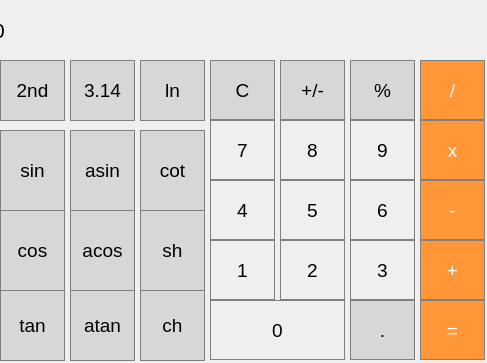
<?xml version="1.0" encoding="UTF-8"?>
<ui version="4.0">
 <class>MainWindow</class>
 <widget class="QMainWindow" name="MainWindow">
  <property name="geometry">
   <rect>
    <x>0</x>
    <y>0</y>
    <width>487</width>
    <height>363</height>
   </rect>
  </property>
  <property name="windowTitle">
   <string>MainWindow</string>
  </property>
  <widget class="QWidget" name="centralwidget">
   <widget class="QLabel" name="label">
    <property name="geometry">
     <rect>
      <x>-7</x>
      <y>0</y>
      <width>491</width>
      <height>61</height>
     </rect>
    </property>
    <property name="font">
     <font>
      <pointsize>16</pointsize>
     </font>
    </property>
    <property name="styleSheet">
     <string notr="true">QLabel{
  qproperty-alignment: 'AlignVCenter | AlignRight';
  border: 1px solid gray;
}

background-color: white;</string>
    </property>
    <property name="text">
     <string>0</string>
    </property>
   </widget>
   <widget class="QPushButton" name="pushButton_sin">
    <property name="geometry">
     <rect>
      <x>0</x>
      <y>130</y>
      <width>65</width>
      <height>81</height>
     </rect>
    </property>
    <property name="font">
     <font>
      <pointsize>14</pointsize>
     </font>
    </property>
    <property name="styleSheet">
     <string notr="true">QPushButton{
  background-color: rgb(215, 215, 215);
  border: 1px solid gray;
}

QPushButton:pressed{
  background-color: qlineargradient(x1: 0, y1: 0, x2: 0, y2: 1,
                                                          stop: 0 #BEBEBE, stop: 1 #D7D7D7);
}</string>
    </property>
    <property name="text">
     <string>sin</string>
    </property>
   </widget>
   <widget class="QPushButton" name="pushButton_asin">
    <property name="geometry">
     <rect>
      <x>70</x>
      <y>130</y>
      <width>65</width>
      <height>81</height>
     </rect>
    </property>
    <property name="font">
     <font>
      <pointsize>14</pointsize>
     </font>
    </property>
    <property name="styleSheet">
     <string notr="true">QPushButton{
  background-color: rgb(215, 215, 215);
  border: 1px solid gray;
}

QPushButton:pressed{
  background-color: qlineargradient(x1: 0, y1: 0, x2: 0, y2: 1,
                                                          stop: 0 #BEBEBE, stop: 1 #D7D7D7);
}</string>
    </property>
    <property name="text">
     <string>asin</string>
    </property>
   </widget>
   <widget class="QPushButton" name="pushButton_cot">
    <property name="geometry">
     <rect>
      <x>140</x>
      <y>130</y>
      <width>65</width>
      <height>81</height>
     </rect>
    </property>
    <property name="font">
     <font>
      <pointsize>14</pointsize>
     </font>
    </property>
    <property name="styleSheet">
     <string notr="true">QPushButton{
  background-color: rgb(215, 215, 215);
  border: 1px solid gray;
}

QPushButton:pressed{
  background-color: qlineargradient(x1: 0, y1: 0, x2: 0, y2: 1,
                                                          stop: 0 #BEBEBE, stop: 1 #D7D7D7);
}</string>
    </property>
    <property name="text">
     <string>cot</string>
    </property>
   </widget>
   <widget class="QPushButton" name="pushButton_acos">
    <property name="geometry">
     <rect>
      <x>70</x>
      <y>210</y>
      <width>65</width>
      <height>81</height>
     </rect>
    </property>
    <property name="font">
     <font>
      <pointsize>14</pointsize>
     </font>
    </property>
    <property name="styleSheet">
     <string notr="true">QPushButton{
  background-color: rgb(215, 215, 215);
  border: 1px solid gray;
}

QPushButton:pressed{
  background-color: qlineargradient(x1: 0, y1: 0, x2: 0, y2: 1,
                                                          stop: 0 #BEBEBE, stop: 1 #D7D7D7);
}</string>
    </property>
    <property name="text">
     <string>acos</string>
    </property>
   </widget>
   <widget class="QPushButton" name="pushButton_cos">
    <property name="geometry">
     <rect>
      <x>0</x>
      <y>210</y>
      <width>65</width>
      <height>81</height>
     </rect>
    </property>
    <property name="font">
     <font>
      <pointsize>14</pointsize>
     </font>
    </property>
    <property name="styleSheet">
     <string notr="true">QPushButton{
  background-color: rgb(215, 215, 215);
  border: 1px solid gray;
}

QPushButton:pressed{
  background-color: qlineargradient(x1: 0, y1: 0, x2: 0, y2: 1,
                                                          stop: 0 #BEBEBE, stop: 1 #D7D7D7);
}</string>
    </property>
    <property name="text">
     <string>cos</string>
    </property>
   </widget>
   <widget class="QPushButton" name="pushButton_sh">
    <property name="geometry">
     <rect>
      <x>140</x>
      <y>210</y>
      <width>65</width>
      <height>81</height>
     </rect>
    </property>
    <property name="font">
     <font>
      <pointsize>14</pointsize>
     </font>
    </property>
    <property name="styleSheet">
     <string notr="true">QPushButton{
  background-color: rgb(215, 215, 215);
  border: 1px solid gray;
}

QPushButton:pressed{
  background-color: qlineargradient(x1: 0, y1: 0, x2: 0, y2: 1,
                                                          stop: 0 #BEBEBE, stop: 1 #D7D7D7);
}</string>
    </property>
    <property name="text">
     <string>sh</string>
    </property>
   </widget>
   <widget class="QPushButton" name="pushButton_atan">
    <property name="geometry">
     <rect>
      <x>70</x>
      <y>290</y>
      <width>65</width>
      <height>71</height>
     </rect>
    </property>
    <property name="font">
     <font>
      <pointsize>14</pointsize>
     </font>
    </property>
    <property name="styleSheet">
     <string notr="true">QPushButton{
  background-color: rgb(215, 215, 215);
  border: 1px solid gray;
}

QPushButton:pressed{
  background-color: qlineargradient(x1: 0, y1: 0, x2: 0, y2: 1,
                                                          stop: 0 #BEBEBE, stop: 1 #D7D7D7);
}</string>
    </property>
    <property name="text">
     <string>atan</string>
    </property>
   </widget>
   <widget class="QPushButton" name="pushButton_tan">
    <property name="geometry">
     <rect>
      <x>0</x>
      <y>290</y>
      <width>65</width>
      <height>71</height>
     </rect>
    </property>
    <property name="font">
     <font>
      <pointsize>14</pointsize>
     </font>
    </property>
    <property name="styleSheet">
     <string notr="true">QPushButton{
  background-color: rgb(215, 215, 215);
  border: 1px solid gray;
}

QPushButton:pressed{
  background-color: qlineargradient(x1: 0, y1: 0, x2: 0, y2: 1,
                                                          stop: 0 #BEBEBE, stop: 1 #D7D7D7);
}</string>
    </property>
    <property name="text">
     <string>tan</string>
    </property>
   </widget>
   <widget class="QPushButton" name="pushButton_ch">
    <property name="geometry">
     <rect>
      <x>140</x>
      <y>290</y>
      <width>65</width>
      <height>71</height>
     </rect>
    </property>
    <property name="font">
     <font>
      <pointsize>14</pointsize>
     </font>
    </property>
    <property name="styleSheet">
     <string notr="true">QPushButton{
  background-color: rgb(215, 215, 215);
  border: 1px solid gray;
}

QPushButton:pressed{
  background-color: qlineargradient(x1: 0, y1: 0, x2: 0, y2: 1,
                                                          stop: 0 #BEBEBE, stop: 1 #D7D7D7);
}</string>
    </property>
    <property name="text">
     <string>ch</string>
    </property>
   </widget>
   <widget class="QPushButton" name="pushButton_pi">
    <property name="geometry">
     <rect>
      <x>70</x>
      <y>60</y>
      <width>65</width>
      <height>61</height>
     </rect>
    </property>
    <property name="font">
     <font>
      <pointsize>14</pointsize>
     </font>
    </property>
    <property name="styleSheet">
     <string notr="true">QPushButton{
  background-color: rgb(215, 215, 215);
  border: 1px solid gray;
}

QPushButton:pressed{
  background-color: qlineargradient(x1: 0, y1: 0, x2: 0, y2: 1,
                                                          stop: 0 #BEBEBE, stop: 1 #D7D7D7);
}</string>
    </property>
    <property name="text">
     <string>3.14</string>
    </property>
   </widget>
   <widget class="QPushButton" name="pushButton_2nd">
    <property name="geometry">
     <rect>
      <x>0</x>
      <y>60</y>
      <width>65</width>
      <height>61</height>
     </rect>
    </property>
    <property name="font">
     <font>
      <pointsize>14</pointsize>
     </font>
    </property>
    <property name="styleSheet">
     <string notr="true">QPushButton{
  background-color: rgb(215, 215, 215);
  border: 1px solid gray;
}

QPushButton:pressed{
  background-color: qlineargradient(x1: 0, y1: 0, x2: 0, y2: 1,
                                                          stop: 0 #BEBEBE, stop: 1 #D7D7D7);
}</string>
    </property>
    <property name="text">
     <string>2nd</string>
    </property>
   </widget>
   <widget class="QPushButton" name="pushButton_ln">
    <property name="geometry">
     <rect>
      <x>140</x>
      <y>60</y>
      <width>65</width>
      <height>61</height>
     </rect>
    </property>
    <property name="font">
     <font>
      <pointsize>14</pointsize>
     </font>
    </property>
    <property name="styleSheet">
     <string notr="true">QPushButton{
  background-color: rgb(215, 215, 215);
  border: 1px solid gray;
}

QPushButton:pressed{
  background-color: qlineargradient(x1: 0, y1: 0, x2: 0, y2: 1,
                                                          stop: 0 #BEBEBE, stop: 1 #D7D7D7);
}</string>
    </property>
    <property name="text">
     <string>ln</string>
    </property>
   </widget>
   <widget class="QPushButton" name="pushButton_clear">
    <property name="geometry">
     <rect>
      <x>210</x>
      <y>60</y>
      <width>65</width>
      <height>60</height>
     </rect>
    </property>
    <property name="font">
     <font>
      <pointsize>14</pointsize>
     </font>
    </property>
    <property name="styleSheet">
     <string notr="true">QPushButton{
  background-color: rgb(215, 215, 215);
  border: 1px solid gray;
}

QPushButton:pressed{
  background-color: qlineargradient(x1: 0, y1: 0, x2: 0, y2: 1,
                                                         stop: 0 #dadbde, stop: 1 #f6f7fa);
}</string>
    </property>
    <property name="text">
     <string>C</string>
    </property>
   </widget>
   <widget class="QPushButton" name="pushButton_persent">
    <property name="geometry">
     <rect>
      <x>350</x>
      <y>60</y>
      <width>65</width>
      <height>60</height>
     </rect>
    </property>
    <property name="font">
     <font>
      <pointsize>14</pointsize>
     </font>
    </property>
    <property name="styleSheet">
     <string notr="true">QPushButton{
  background-color: rgb(215, 215, 215);
  border: 1px solid gray;
}

QPushButton:pressed{
  background-color: qlineargradient(x1: 0, y1: 0, x2: 0, y2: 1,
                                                         stop: 0 #dadbde, stop: 1 #f6f7fa);
}</string>
    </property>
    <property name="text">
     <string>%</string>
    </property>
   </widget>
   <widget class="QPushButton" name="pushButton_plus_minus">
    <property name="geometry">
     <rect>
      <x>280</x>
      <y>60</y>
      <width>65</width>
      <height>60</height>
     </rect>
    </property>
    <property name="font">
     <font>
      <pointsize>14</pointsize>
     </font>
    </property>
    <property name="styleSheet">
     <string notr="true">QPushButton{
  background-color: rgb(215, 215, 215);
  border: 1px solid gray;
}

QPushButton:pressed{
  background-color: qlineargradient(x1: 0, y1: 0, x2: 0, y2: 1,
                                                         stop: 0 #dadbde, stop: 1 #f6f7fa);
}</string>
    </property>
    <property name="text">
     <string>+/-</string>
    </property>
   </widget>
   <widget class="QPushButton" name="pushButton_divide">
    <property name="geometry">
     <rect>
      <x>420</x>
      <y>60</y>
      <width>65</width>
      <height>60</height>
     </rect>
    </property>
    <property name="font">
     <font>
      <pointsize>14</pointsize>
     </font>
    </property>
    <property name="styleSheet">
     <string notr="true">QPushButton{
  background-color: rgb(255, 151, 57);
  color: white;
  border: 1px solid gray;
}

QPushButton:pressed{
  background-color: qlineargradient(x1: 0, y1: 0, x2: 0, y2: 1,
                                                         stop: 0 #dadbde, stop: 1 #f6f7fa);
}</string>
    </property>
    <property name="text">
     <string>/</string>
    </property>
   </widget>
   <widget class="QPushButton" name="pushButton_7">
    <property name="geometry">
     <rect>
      <x>210</x>
      <y>120</y>
      <width>65</width>
      <height>60</height>
     </rect>
    </property>
    <property name="font">
     <font>
      <pointsize>14</pointsize>
     </font>
    </property>
    <property name="styleSheet">
     <string notr="true">QPushButton{
  border: 1px solid gray;
}

QPushButton:pressed{
  background-color: qlineargradient(x1: 0, y1: 0, x2: 0, y2: 1,
                                                         stop: 0 #dadbde, stop: 1 #f6f7fa);
}</string>
    </property>
    <property name="text">
     <string>7</string>
    </property>
   </widget>
   <widget class="QPushButton" name="pushButton_9">
    <property name="geometry">
     <rect>
      <x>350</x>
      <y>120</y>
      <width>65</width>
      <height>60</height>
     </rect>
    </property>
    <property name="font">
     <font>
      <pointsize>14</pointsize>
     </font>
    </property>
    <property name="styleSheet">
     <string notr="true">QPushButton{
  border: 1px solid gray;
}

QPushButton:pressed{
  background-color: qlineargradient(x1: 0, y1: 0, x2: 0, y2: 1,
                                                         stop: 0 #dadbde, stop: 1 #f6f7fa);
}</string>
    </property>
    <property name="text">
     <string>9</string>
    </property>
   </widget>
   <widget class="QPushButton" name="pushButton_8">
    <property name="geometry">
     <rect>
      <x>280</x>
      <y>120</y>
      <width>65</width>
      <height>60</height>
     </rect>
    </property>
    <property name="font">
     <font>
      <pointsize>14</pointsize>
     </font>
    </property>
    <property name="styleSheet">
     <string notr="true">QPushButton{
  border: 1px solid gray;
}

QPushButton:pressed{
  background-color: qlineargradient(x1: 0, y1: 0, x2: 0, y2: 1,
                                                         stop: 0 #dadbde, stop: 1 #f6f7fa);
}</string>
    </property>
    <property name="text">
     <string>8</string>
    </property>
   </widget>
   <widget class="QPushButton" name="pushButton_multyple">
    <property name="geometry">
     <rect>
      <x>420</x>
      <y>120</y>
      <width>65</width>
      <height>60</height>
     </rect>
    </property>
    <property name="font">
     <font>
      <pointsize>14</pointsize>
     </font>
    </property>
    <property name="styleSheet">
     <string notr="true">QPushButton{
  background-color: rgb(255, 151, 57);
  color: white;
  border: 1px solid gray;
}

QPushButton:pressed{
  background-color: qlineargradient(x1: 0, y1: 0, x2: 0, y2: 1,
                                                         stop: 0 #dadbde, stop: 1 #f6f7fa);
}</string>
    </property>
    <property name="text">
     <string>x</string>
    </property>
   </widget>
   <widget class="QPushButton" name="pushButton_4">
    <property name="geometry">
     <rect>
      <x>210</x>
      <y>180</y>
      <width>65</width>
      <height>60</height>
     </rect>
    </property>
    <property name="font">
     <font>
      <pointsize>14</pointsize>
     </font>
    </property>
    <property name="styleSheet">
     <string notr="true">QPushButton{
  border: 1px solid gray;
}

QPushButton:pressed{
  background-color: qlineargradient(x1: 0, y1: 0, x2: 0, y2: 1,
                                                         stop: 0 #dadbde, stop: 1 #f6f7fa);
}</string>
    </property>
    <property name="text">
     <string>4</string>
    </property>
   </widget>
   <widget class="QPushButton" name="pushButton_6">
    <property name="geometry">
     <rect>
      <x>350</x>
      <y>180</y>
      <width>65</width>
      <height>60</height>
     </rect>
    </property>
    <property name="font">
     <font>
      <pointsize>14</pointsize>
     </font>
    </property>
    <property name="styleSheet">
     <string notr="true">QPushButton{
  border: 1px solid gray;
}

QPushButton:pressed{
  background-color: qlineargradient(x1: 0, y1: 0, x2: 0, y2: 1,
                                                         stop: 0 #dadbde, stop: 1 #f6f7fa);
}</string>
    </property>
    <property name="text">
     <string>6</string>
    </property>
   </widget>
   <widget class="QPushButton" name="pushButton_5">
    <property name="geometry">
     <rect>
      <x>280</x>
      <y>180</y>
      <width>65</width>
      <height>60</height>
     </rect>
    </property>
    <property name="font">
     <font>
      <pointsize>14</pointsize>
     </font>
    </property>
    <property name="styleSheet">
     <string notr="true">QPushButton{
  border: 1px solid gray;
}

QPushButton:pressed{
  background-color: qlineargradient(x1: 0, y1: 0, x2: 0, y2: 1,
                                                         stop: 0 #dadbde, stop: 1 #f6f7fa);
}</string>
    </property>
    <property name="text">
     <string>5</string>
    </property>
   </widget>
   <widget class="QPushButton" name="pushButton_minus">
    <property name="geometry">
     <rect>
      <x>420</x>
      <y>180</y>
      <width>65</width>
      <height>60</height>
     </rect>
    </property>
    <property name="font">
     <font>
      <pointsize>14</pointsize>
     </font>
    </property>
    <property name="styleSheet">
     <string notr="true">QPushButton{
  background-color: rgb(255, 151, 57);
  color: white;
  border: 1px solid gray;
}

QPushButton:pressed{
  background-color: qlineargradient(x1: 0, y1: 0, x2: 0, y2: 1,
                                                         stop: 0 #dadbde, stop: 1 #f6f7fa);
}</string>
    </property>
    <property name="text">
     <string>-</string>
    </property>
   </widget>
   <widget class="QPushButton" name="pushButton_1">
    <property name="geometry">
     <rect>
      <x>210</x>
      <y>240</y>
      <width>65</width>
      <height>60</height>
     </rect>
    </property>
    <property name="font">
     <font>
      <pointsize>14</pointsize>
     </font>
    </property>
    <property name="styleSheet">
     <string notr="true">QPushButton{
  border: 1px solid gray;
}

QPushButton:pressed{
  background-color: qlineargradient(x1: 0, y1: 0, x2: 0, y2: 1,
                                                         stop: 0 #dadbde, stop: 1 #f6f7fa);
}</string>
    </property>
    <property name="text">
     <string>1</string>
    </property>
   </widget>
   <widget class="QPushButton" name="pushButton_3">
    <property name="geometry">
     <rect>
      <x>350</x>
      <y>240</y>
      <width>65</width>
      <height>60</height>
     </rect>
    </property>
    <property name="font">
     <font>
      <pointsize>14</pointsize>
     </font>
    </property>
    <property name="styleSheet">
     <string notr="true">QPushButton{
  border: 1px solid gray;
}

QPushButton:pressed{
  background-color: qlineargradient(x1: 0, y1: 0, x2: 0, y2: 1,
                                                         stop: 0 #dadbde, stop: 1 #f6f7fa);
}</string>
    </property>
    <property name="text">
     <string>3</string>
    </property>
   </widget>
   <widget class="QPushButton" name="pushButton_2">
    <property name="geometry">
     <rect>
      <x>280</x>
      <y>240</y>
      <width>65</width>
      <height>60</height>
     </rect>
    </property>
    <property name="font">
     <font>
      <pointsize>14</pointsize>
     </font>
    </property>
    <property name="styleSheet">
     <string notr="true">QPushButton{
  border: 1px solid gray;
}

QPushButton:pressed{
  background-color: qlineargradient(x1: 0, y1: 0, x2: 0, y2: 1,
                                                         stop: 0 #dadbde, stop: 1 #f6f7fa);
}</string>
    </property>
    <property name="text">
     <string>2</string>
    </property>
   </widget>
   <widget class="QPushButton" name="pushButton_plus">
    <property name="geometry">
     <rect>
      <x>420</x>
      <y>240</y>
      <width>65</width>
      <height>60</height>
     </rect>
    </property>
    <property name="font">
     <font>
      <pointsize>14</pointsize>
     </font>
    </property>
    <property name="styleSheet">
     <string notr="true">QPushButton{
  background-color: rgb(255, 151, 57);
  color: white;
  border: 1px solid gray;
}

QPushButton:pressed{
  background-color: qlineargradient(x1: 0, y1: 0, x2: 0, y2: 1,
                                                         stop: 0 #dadbde, stop: 1 #f6f7fa);
}</string>
    </property>
    <property name="text">
     <string>+</string>
    </property>
   </widget>
   <widget class="QPushButton" name="pushButton_0">
    <property name="geometry">
     <rect>
      <x>210</x>
      <y>300</y>
      <width>135</width>
      <height>60</height>
     </rect>
    </property>
    <property name="font">
     <font>
      <pointsize>14</pointsize>
     </font>
    </property>
    <property name="styleSheet">
     <string notr="true">QPushButton{
  border: 1px solid gray;
}

QPushButton:pressed{
  background-color: qlineargradient(x1: 0, y1: 0, x2: 0, y2: 1,
                                                         stop: 0 #dadbde, stop: 1 #f6f7fa);
}</string>
    </property>
    <property name="text">
     <string>0</string>
    </property>
   </widget>
   <widget class="QPushButton" name="pushButton_dot">
    <property name="geometry">
     <rect>
      <x>350</x>
      <y>300</y>
      <width>65</width>
      <height>60</height>
     </rect>
    </property>
    <property name="font">
     <font>
      <pointsize>14</pointsize>
     </font>
    </property>
    <property name="styleSheet">
     <string notr="true">QPushButton{
  background-color: rgb(215, 215, 215);
  border: 1px solid gray;
}

QPushButton:pressed{
  background-color: qlineargradient(x1: 0, y1: 0, x2: 0, y2: 1,
                                                         stop: 0 #dadbde, stop: 1 #f6f7fa);
}</string>
    </property>
    <property name="text">
     <string>.</string>
    </property>
   </widget>
   <widget class="QPushButton" name="pushButton_equals">
    <property name="geometry">
     <rect>
      <x>420</x>
      <y>300</y>
      <width>65</width>
      <height>60</height>
     </rect>
    </property>
    <property name="font">
     <font>
      <pointsize>14</pointsize>
     </font>
    </property>
    <property name="styleSheet">
     <string notr="true">QPushButton{
  background-color: rgb(255, 151, 57);
  color: white;
  border: 1px solid gray;
}

QPushButton:pressed{
  background-color: qlineargradient(x1: 0, y1: 0, x2: 0, y2: 1,
                                                         stop: 0 #dadbde, stop: 1 #f6f7fa);
}</string>
    </property>
    <property name="text">
     <string>=</string>
    </property>
   </widget>
  </widget>
 </widget>
 <resources/>
 <connections/>
</ui>
